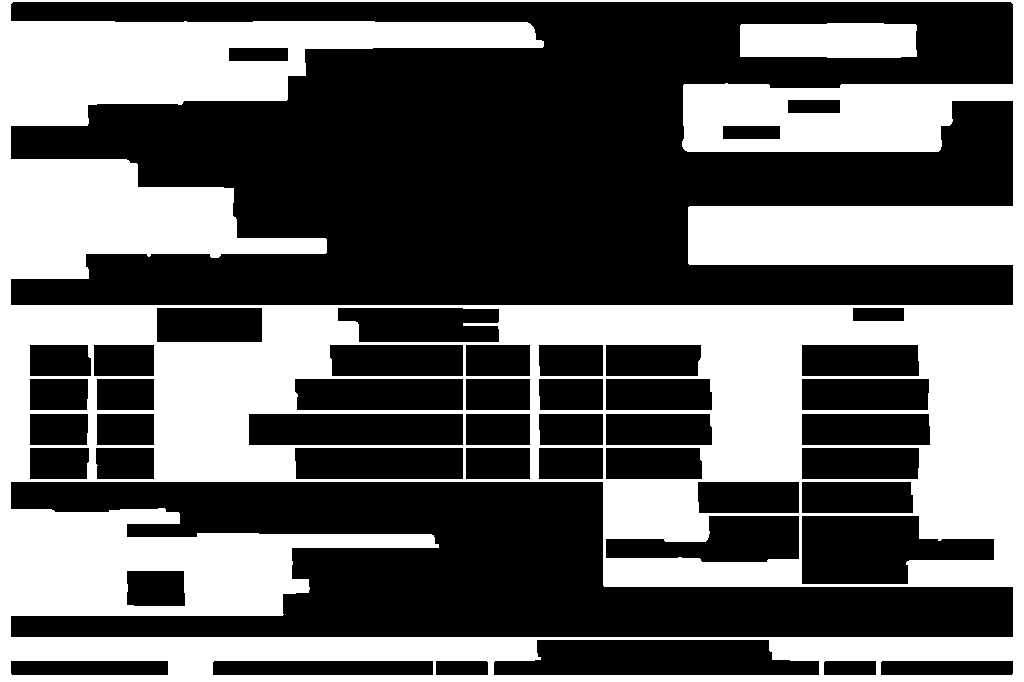
#> input picture sample/debug_detector/4_morph_close.png, 1024 x 682 px
$ python -i detector.py   (imports and definitions only)   (older library calls are emulated)
#> lines starting #> are read from the running program, lines starting #| are printed output that depends on the picture; after the words box and inside, x2 and y2 are one past the last pixel; in counts of white or black regions, pixels touching at a corner belong together
"""Production TextDetector implementation with Character-to-Word Grouping and Line Remnant Suppression."""

import os
from typing import List, Dict, Any, Optional
import cv2
import numpy as np


class TextDetector:
    """CPU-friendly document text detector.

    Performs stroke binarization, table & document line suppression,
    and bottom-up character-to-word grouping.
    Returns integer coordinates in [top, left, bottom, right] schema.
    """

    def __init__(
        self,
        min_area: int = 35,
        min_char_width: int = 4,
        min_char_height: int = 6,
        max_width_ratio: float = 0.85,
        max_height_ratio: float = 0.35,
        debug_dir: str = "sample/debug_detector_phases",
    ):
        self.min_area = min_area
        self.min_char_width = min_char_width
        self.min_char_height = min_char_height
        self.max_width_ratio = max_width_ratio
        self.max_height_ratio = max_height_ratio
        self.debug_dir = debug_dir
        self.metrics: Dict[str, int] = {}

    def detect(self, image: np.ndarray, debug: bool = False, debug_prefix: str = "doc") -> List[List[int]]:
        """Detect individual text word regions in an image.

        Args:
            image: Input image as numpy array (BGR or Grayscale).
            debug: If True, saves intermediate debug images to self.debug_dir.
            debug_prefix: Subfolder name for debug artifacts.

        Returns:
            List of bounding boxes: [[top, left, bottom, right], ...] in integer coordinates.
        """
        h_img, w_img = image.shape[:2]
        if h_img == 0 or w_img == 0:
            return []

        # Convert to grayscale
        if len(image.shape) == 3:
            gray = cv2.cvtColor(image, cv2.COLOR_BGR2GRAY)
        else:
            gray = image.copy()

        # Handle cropped single-word images (e.g. from IIIT-5K dataset)
        if h_img <= 80 and w_img <= 350:
            self.metrics = {
                "num_raw": 1,
                "num_filtered": 1,
                "num_grouped": 1,
                "num_final": 1,
            }
            return [[0, 0, int(h_img), int(w_img)]]

        # 1. Edge/gradient magnitude to detect character boundaries
        grad_x = cv2.Sobel(gray, cv2.CV_32F, 1, 0, ksize=3)
        grad_y = cv2.Sobel(gray, cv2.CV_32F, 0, 1, ksize=3)
        grad = cv2.magnitude(grad_x, grad_y)
        grad = cv2.normalize(grad, None, 0, 255, cv2.NORM_MINMAX).astype(np.uint8)

        # 2. Otsu thresholding on gradient map
        _, binary = cv2.threshold(grad, 0, 255, cv2.THRESH_BINARY + cv2.THRESH_OTSU)

        # 3. Detect and remove true document/table grid lines
        h_kernel_len = max(45, int(w_img * 0.045))
        h_kernel = cv2.getStructuringElement(cv2.MORPH_RECT, (h_kernel_len, 1))
        h_lines = cv2.morphologyEx(binary, cv2.MORPH_OPEN, h_kernel)

        v_kernel_len = max(35, int(h_img * 0.055))
        v_kernel = cv2.getStructuringElement(cv2.MORPH_RECT, (1, v_kernel_len))
        v_lines = cv2.morphologyEx(binary, cv2.MORPH_OPEN, v_kernel)

        lines_mask = cv2.bitwise_or(h_lines, v_lines)
        lines_dilated = cv2.dilate(lines_mask, np.ones((3, 3), np.uint8), iterations=2)

        # Pure text mask free of table borders and page outlines
        text_mask = cv2.bitwise_and(binary, cv2.bitwise_not(lines_dilated))

        # 4. Extract external character/stroke contours (ignores internal letter holes)
        char_kernel = cv2.getStructuringElement(cv2.MORPH_RECT, (2, 2))
        morph_out = cv2.morphologyEx(text_mask, cv2.MORPH_CLOSE, char_kernel)

        contours, _ = cv2.findContours(morph_out, cv2.RETR_EXTERNAL, cv2.CHAIN_APPROX_SIMPLE)
        num_raw = len(contours)

        # 5. Filter noise, outer document borders, and line slivers
        filtered_chars = []
        for cnt in contours:
            x, y, w, h = cv2.boundingRect(cnt)
            area = w * h
            # Preserve punctuation contours (hyphens and dashes are short in height but distinct in width)
            is_punct = (w >= 4 and h >= 2 and area >= 8)
            if not is_punct and (area < 18 or w < self.min_char_width or h < self.min_char_height):
                continue
            if w > self.max_width_ratio * w_img or h > self.max_height_ratio * h_img:
                continue
            if y < 3 and h > 0.4 * h_img:
                continue
            if x < 3 and w > 0.4 * w_img:
                continue
            # Filter line slivers
            if (w / max(1, h) > 20) or (h / max(1, w) > 10):
                continue
            if w <= 3 or (w <= 4 and h > 20):
                continue
            filtered_chars.append([y, x, y + h, x + w])

        num_filtered = len(filtered_chars)

        if not filtered_chars:
            self.metrics = {"num_raw": num_raw, "num_filtered": 0, "num_grouped": 1, "num_final": 1}
            return [[0, 0, int(h_img), int(w_img)]]

        # 6. Bottom-up Character-to-Word Grouping
        words = self._group_characters_to_words(filtered_chars)
        num_grouped = len(words)

        # 7. Word splitting on wide multi-word regions via vertical projection
        split_words = self._split_multi_word_regions(words, text_mask)

        # 8. Final region filtering (filter tiny isolated noise and line remnants)
        final_boxes = []
        for b in split_words:
            t, l, bot, r = b
            w = r - l
            h = bot - t
            if (w * h) < self.min_area or w <= 4:
                continue
            if (w / max(1, h) < 0.18):
                continue
            final_boxes.append(b)

        # 9. Sort in natural reading order
        sorted_boxes = self._sort_reading_order(final_boxes)
        num_final = len(sorted_boxes)

        self.metrics = {
            "num_raw": num_raw,
            "num_filtered": num_filtered,
            "num_grouped": num_grouped,
            "num_final": num_final,
        }

        # 10. Save debug images if requested
        if debug:
            out_dir = os.path.join(self.debug_dir, debug_prefix)
            os.makedirs(out_dir, exist_ok=True)
            cv2.imwrite(os.path.join(out_dir, "1_original.png"), image)
            cv2.imwrite(os.path.join(out_dir, "2_grayscale.png"), gray)
            cv2.imwrite(os.path.join(out_dir, "3_thresholded.png"), binary)
            cv2.imwrite(os.path.join(out_dir, "4_morphology.png"), morph_out)

            vis_cnt = cv2.cvtColor(gray, cv2.COLOR_GRAY2BGR)
            cv2.drawContours(vis_cnt, contours, -1, (0, 0, 255), 1)
            cv2.imwrite(os.path.join(out_dir, "5_contours.png"), vis_cnt)

            vis_filt = cv2.cvtColor(gray, cv2.COLOR_GRAY2BGR)
            for t, l, b, r in filtered_chars:
                cv2.rectangle(vis_filt, (l, t), (r, b), (255, 0, 0), 1)
            cv2.imwrite(os.path.join(out_dir, "6_filtered_regions.png"), vis_filt)

            vis_grp = cv2.cvtColor(gray, cv2.COLOR_GRAY2BGR)
            for t, l, b, r in words:
                cv2.rectangle(vis_grp, (l, t), (r, b), (0, 255, 255), 1)
            cv2.imwrite(os.path.join(out_dir, "7_grouped_regions.png"), vis_grp)

            vis_final = image.copy() if len(image.shape) == 3 else cv2.cvtColor(image, cv2.COLOR_GRAY2BGR)
            for idx, (t, l, b, r) in enumerate(sorted_boxes):
                cv2.rectangle(vis_final, (l, t), (r, b), (0, 255, 0), 1)
                cv2.putText(vis_final, str(idx), (l, max(12, t - 2)), cv2.FONT_HERSHEY_SIMPLEX, 0.35, (0, 0, 255), 1)
            cv2.imwrite(os.path.join(out_dir, "8_final_bounding_boxes.png"), vis_final)

        return sorted_boxes

    def _group_characters_to_words(self, char_boxes: List[List[int]]) -> List[List[int]]:
        """Group individual characters into words based on horizontal proximity and vertical alignment."""
        words = [[t, l, b, r] for t, l, b, r in char_boxes]
        changed = True
        iterations = 0

        while changed and iterations < 20:
            changed = False
            iterations += 1
            words = sorted(words, key=lambda b: (b[1], b[0]))
            new_words = []
            skip = set()

            for i in range(len(words)):
                if i in skip:
                    continue
                c_top, c_left, c_bot, c_right = words[i]
                c_h = c_bot - c_top
                c_yc = (c_top + c_bot) / 2.0

                for j in range(i + 1, len(words)):
                    if j in skip:
                        continue
                    o_top, o_left, o_bot, o_right = words[j]
                    o_h = o_bot - o_top
                    o_yc = (o_top + o_bot) / 2.0

                    min_h = min(c_h, o_h)
                    max_h = max(c_h, o_h)

                    # Hyphens and punctuation naturally have smaller heights than capital letters
                    is_hyphen = (min_h <= 8 and (o_h <= 8 or c_h <= 8))
                    if not is_hyphen and (min_h == 0 or (min_h / max_h) < 0.40):
                        continue

                    # Vertical overlap or baseline alignment
                    y_overlap = max(0, min(c_bot, o_bot) - max(c_top, o_top))
                    if not is_hyphen and (y_overlap / min_h) < 0.40 and abs(c_yc - o_yc) > 0.45 * max_h:
                        continue
                    if is_hyphen and abs(c_yc - o_yc) > 0.45 * max_h:
                        continue

                    # Horizontal gap: must be an intra-word character gap (<= 5px), NOT an inter-word space (>= 8px)
                    dx = o_left - c_right
                    if is_hyphen:
                        max_intra_word_gap = max(6, int(max_h * 0.35))
                    else:
                        max_intra_word_gap = max(4, int(min_h * 0.28))

                    if -4 <= dx <= max_intra_word_gap:
                        c_top = min(c_top, o_top)
                        c_left = min(c_left, o_left)
                        c_bot = max(c_bot, o_bot)
                        c_right = max(c_right, o_right)
                        c_h = c_bot - c_top
                        c_yc = (c_top + c_bot) / 2.0
                        skip.add(j)
                        changed = True

                new_words.append([c_top, c_left, c_bot, c_right])
            words = new_words

        return words

    def _split_multi_word_regions(self, boxes: List[List[int]], text_mask: np.ndarray) -> List[List[int]]:
        """Split wide multi-word boxes into individual words using vertical projection profiling."""
        result = []
        for box in boxes:
            t, l, b, r = box
            w = r - l
            h = b - t
            aspect = w / max(1, h)

            # Only split if aspect ratio is wide enough to contain distinct separated words
            if aspect > 2.5 and w > 48:
                sub = text_mask[t:b, l:r]
                col_proj = np.sum(sub > 0, axis=0)

                # True inter-word spacing is at least 0.45 * font height (>= 7px)
                # Narrow intra-identifier gaps (like around hyphens/slashes) are < 6px and preserved
                min_space_width = max(7, int(h * 0.45))
                words_in_box = []
                in_word = False
                start_x = 0
                zero_count = 0

                for x_idx in range(w):
                    val = col_proj[x_idx]
                    if val > 0:
                        if not in_word:
                            start_x = max(0, x_idx - 1)
                            in_word = True
                        zero_count = 0
                    else:
                        if in_word:
                            zero_count += 1
                            if zero_count >= min_space_width:
                                end_x = x_idx - zero_count + 1
                                if (end_x - start_x) >= 8:
                                    words_in_box.append([t, l + start_x, b, l + end_x])
                                in_word = False
                                zero_count = 0

                if in_word:
                    end_x = w
                    if (end_x - start_x) >= 8:
                        words_in_box.append([t, l + start_x, b, l + end_x])

                if len(words_in_box) > 1:
                    result.extend(words_in_box)
                else:
                    result.append(box)
            else:
                result.append(box)

        # Deduplicate and remove heavily overlapping boxes (IoU / subset > 0.85)
        dedup_boxes = []
        result = sorted(result, key=lambda b: (b[2]-b[0])*(b[3]-b[1]), reverse=True)
        for b in result:
            bt, bl, bb, br = b
            b_area = (bb - bt) * (br - bl)
            keep = True
            for eb in dedup_boxes:
                et, el, eb_bot, er = eb
                eb_area = (eb_bot - et) * (er - el)
                it = max(bt, et)
                il = max(bl, el)
                ib = min(bb, eb_bot)
                ir = min(br, er)
                if ib > it and ir > il:
                    inter = (ib - it) * (ir - il)
                    if inter / max(1, min(b_area, eb_area)) > 0.85:
                        keep = False
                        break
            if keep:
                dedup_boxes.append(b)

        return dedup_boxes

    def _sort_reading_order(self, boxes: List[List[int]]) -> List[List[int]]:
        """Sort boxes top-to-bottom by line blocks, then left-to-right within each line."""
        if not boxes:
            return []

        boxes_with_centers = [((b[0] + b[2]) / 2.0, b[2] - b[0], b) for b in boxes]
        lines = []
        for yc, bh, b in sorted(boxes_with_centers, key=lambda x: x[0]):
            placed = False
            for line in lines:
                if abs(yc - line["yc"]) < max(bh, line["h"]) * 0.45:
                    line["boxes"].append(b)
                    placed = True
                    break
            if not placed:
                lines.append({"yc": yc, "h": bh, "boxes": [b]})

        sorted_result = []
        for line in sorted(lines, key=lambda l: l["yc"]):
            line_boxes = sorted(line["boxes"], key=lambda b: b[1])
            sorted_result.extend(line_boxes)

        return sorted_result

>>> import cv2
>>> picture = cv2.imread('../../sample/debug_detector/4_morph_close.png')
#> picture is the input picture: shape (682, 1024, 3); 39.6% white; 2 white regions, box (x1, y1, x2, y2) and area: (0, 0, 1024, 682) 270388, (740, 23, 917, 58) 5951
>>> result = TextDetector().detect(picture)
#> in detect, `grad_y = cv2.Sobel(gray, cv2.CV_32F, 0, 1, ksize=3)`:
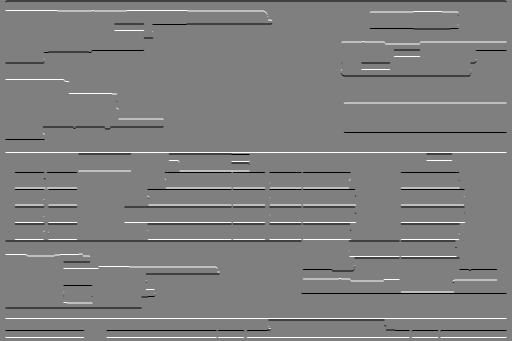
#> grad_y: shape (682, 1024) float32 (shown at 1/2 size); min -1020, max 1020, mean 0; drawn with min black and max white
#> in detect, `lines_mask = cv2.bitwise_or(h_lines, v_lines)`:
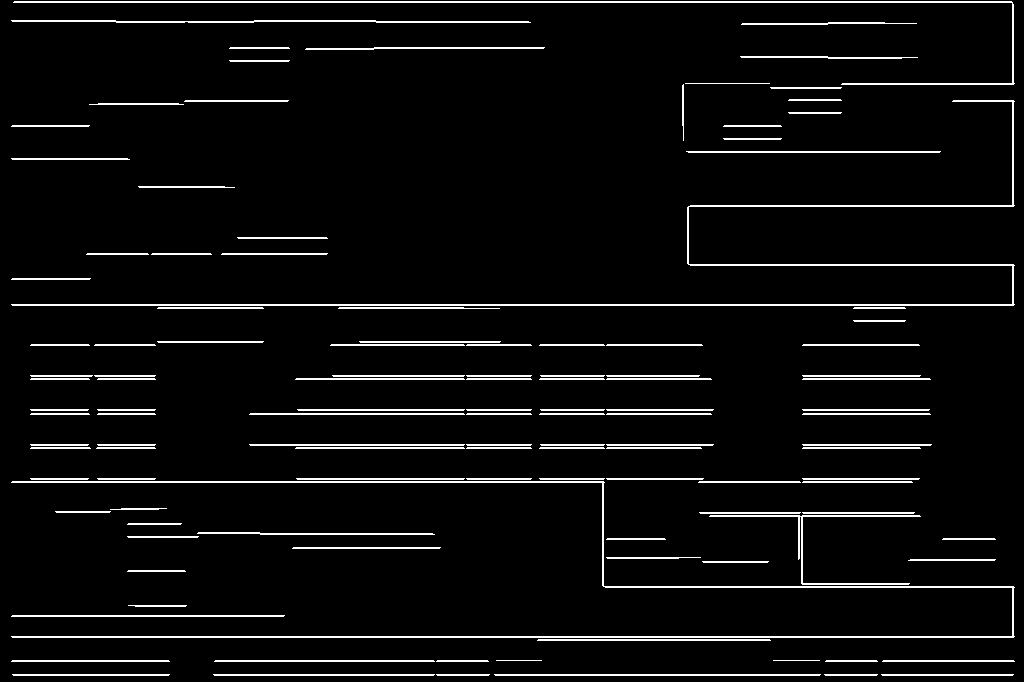
#> lines_mask: shape (682, 1024); 5.1% white in thin lines or dots
#> in detect, `lines_dilated = cv2.dilate(lines_mask, np.ones((3, 3), np.uint8), iter..`:
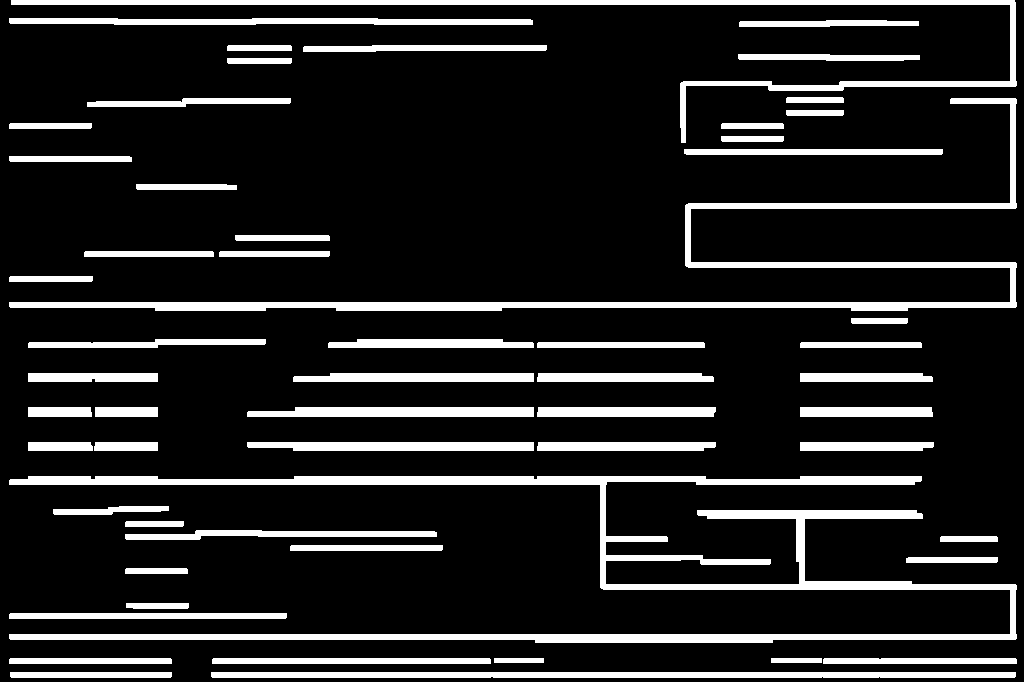
#> lines_dilated: shape (682, 1024); 14.3% white; 57 white regions, largest, box (x1, y1, x2, y2) and area: (9, 476, 1017, 643) 21450, (9, 98, 1017, 311) 12538, (11, 0, 1017, 143) 7768
#> in detect, `morph_out = cv2.morphologyEx(text_mask, cv2.MORPH_CLOSE, char_kernel)`:
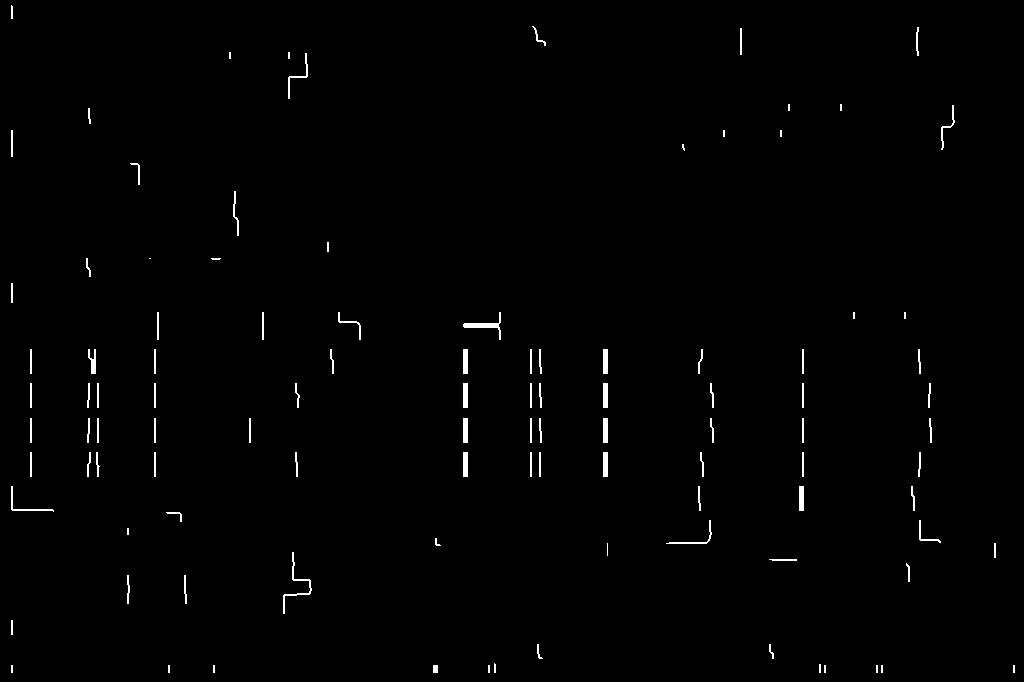
#> morph_out: shape (682, 1024); 0.82% white in thin lines or dots
#> in detect, `contours, _ = cv2.findContours(morph_out, cv2.RETR_EXTERNAL, cv2.CHAIN..`: contours = 105 contours, 33 with area under 20; largest, box (x1, y1, x2, y2) and area: (463, 312, 501, 340) 164, (283, 552, 312, 614) 103, (799, 486, 804, 511) 96, (603, 452, 608, 477) 96, (463, 452, 468, 477) 96
#> in detect, `num_raw = len(contours)`: num_raw = 105
#> the loop in detect, `for cnt in contours:` made 105 passes
#> (x, y, w, h, area, is_punct) on passes 12, 13, 15, 16: (769, 644, 5, 15, 75, True), (537, 644, 6, 15, 90, True), (184, 575, 3, 29, 87, False), (127, 575, 3, 29, 87, False)
#> after the loop in detect, `for cnt in contours:`: filtered_chars = 32 items, first 6: [665, 433, 673, 438], [644, 769, 659, 774], [644, 537, 659, 543], [563, 906, 582, 910], [559, 769, 561, 797], [552, 283, 614, 312]
#> in detect, `num_filtered = len(filtered_chars)`: num_filtered = 32
#> in _group_characters_to_words, `words = [[t, l, b, r] for t, l, b, r in char_boxes]`: words has the same summary as filtered_chars in detect
#> in detect, `words = self._group_characters_to_words(filtered_chars)`: words = 32 items, first 6: [486, 11, 512, 54], [258, 86, 277, 91], [349, 88, 374, 96], [163, 130, 185, 140], [512, 166, 522, 182], [258, 211, 260, 221]
#> in detect, `num_grouped = len(words)`: num_grouped = 32
#> the loop in _split_multi_word_regions, `for box in boxes:` made 32 passes
#> (t, l, b, r, w, h, aspect) on passes 1 to 4: (486, 11, 512, 54, 43, 26, 1.65), (258, 86, 277, 91, 5, 19, 0.263), (349, 88, 374, 96, 8, 25, 0.32), (163, 130, 185, 140, 10, 22, 0.455)
#> after the loop in _split_multi_word_regions, `for box in boxes:`: result has the same summary as words in detect
#> in _split_multi_word_regions, `result = sorted(result, key=lambda b: (b[2]-b[0])*(b[3]-b[1]), reverse..`: result = 32 items, first 6: [552, 283, 614, 312], [486, 11, 512, 54], [520, 666, 544, 712], [312, 463, 340, 501], [53, 288, 99, 308], [312, 338, 340, 361]
#> the loop in _split_multi_word_regions, `for b in result:` made 32 passes
#> (bt, bl, bb, br, b_area) on passes 1 to 4: (552, 283, 614, 312, 1798), (486, 11, 512, 54, 1118), (520, 666, 544, 712, 1104), (312, 463, 340, 501, 1064)
#> the loop in detect, `for b in split_words:` made 32 passes
#> the loop in _sort_reading_order, `for yc, bh, b in sorted(boxes_with_centers, key=lambda x: x[0]):` made 29 passes
#> (yc, bh, b) on passes 1 to 4: (36, 20, [26, 532, 46, 546]), (76, 46, [53, 288, 99, 308]), (127.5, 45, [105, 941, 150, 955]), (174, 22, [163, 130, 185, 140])
#> the loop in _sort_reading_order, `for line in sorted(lines, key=lambda l: l["yc"]):` made 17 passes
